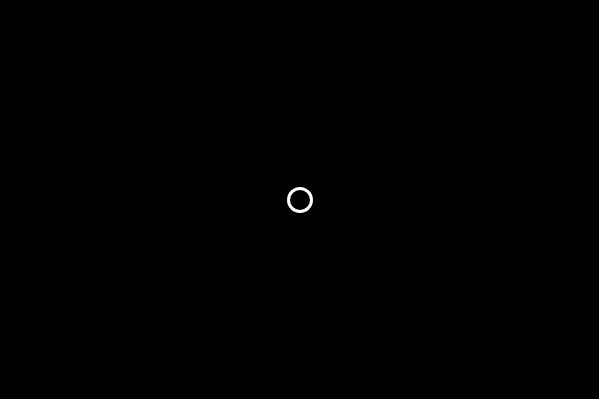
Frame 1 (no input)
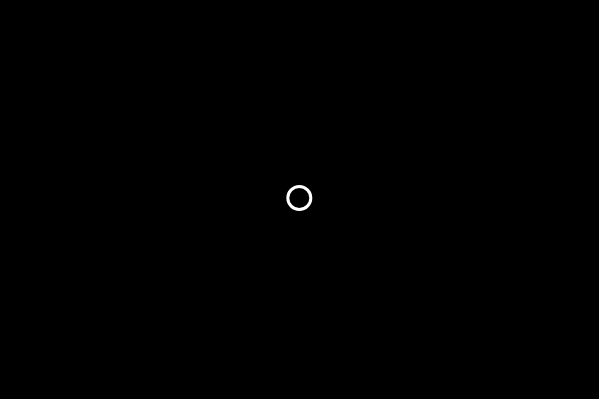
Frame 60 (no input)
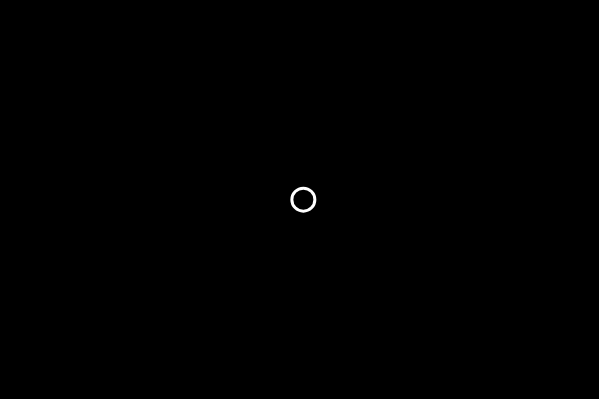
Frame 120 (the mouse pressed at the canvas centre since frame 60)

The p5.js sketch that drew these frames (run headless with seeded random() and noise() and a simulated clock; from frame 60 on, the mouse is pressed at the canvas centre):

// p5.js sketch
// ── sketch.js
//Functions inside an object, and buble

var bubble={
	x:300,
	y:200,
	display:function(){
	stroke(255);
	strokeWeight(3);
	noFill();
	ellipse(this.x,this.y,23,23);
},
  move:function(){
	this.x+=random(1,-1);
	this.y+=random(1,-1);
}
}
function setup(){
  createCanvas(599,399);
}

function draw() {
 background(0); 
 bubble.display();
 bubble.move();
}
